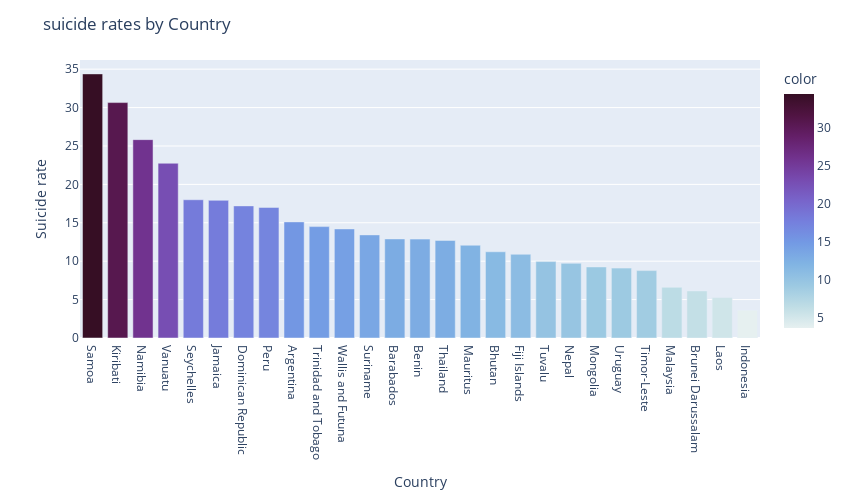

Notebook code cell kept with this figure:
### Code cell
#Graph 1
df_mean = df.groupby('Country')[['Attempted_suicide']].mean().sort_values('Attempted_suicide',ascending = False)
fig_bar = px.bar(x = df_mean.index, y = df_mean.Attempted_suicide, color = df_mean.Attempted_suicide, color_continuous_scale='dense')
fig_bar.update_layout(width = 850, height = 500, title_text="suicide rates by Country")
fig_bar.update_xaxes(title = 'Country')
fig_bar.update_yaxes(title = 'Suicide rate')
fig_bar.show()

### Figure 1 — Plotly figure (JSON) as saved in the notebook; plotly's stock layout.template omitted (floating-point values rounded to 4 significant figures)
{"data": [{"alignmentgroup": "True", "hovertemplate": "x=%{x}<br>y=%{y}<br>color=%{marker.color}<extra></extra>", "legendgroup": "", "marker": {"color": [34.38, 30.65, 25.82, 22.75, 18, 17.93, 17.2, 17, 15.12, 14.5, 14.2, 13.43, 12.9, 12.88, 12.7, 12.07, 11.22, 10.9, 9.95, 9.725, 9.25, 9.1, 8.775, 6.6, 6.125, 5.275, 3.6], "coloraxis": "coloraxis", "pattern": {"shape": ""}}, "name": "", "offsetgroup": "", "orientation": "v", "showlegend": false, "textposition": "auto", "type": "bar", "x": ["Samoa", "Kiribati", "Namibia", "Vanuatu ", "Seychelles", "Jamaica", "Dominican Republic ", "Peru", "Argentina", "Trinidad and Tobago ", "Wallis and Futuna ", "Suriname", "Barabados", "Benin", "Thailand", "Mauritus", "Bhutan", "Fiji Islands", "Tuvalu ", "Nepal", "Mongolia", "Uruguay ", "Timor-Leste ", "Malaysia", "Brunei Darussalam ", "Laos", "Indonesia"], "xaxis": "x", "y": [34.38, 30.65, 25.82, 22.75, 18, 17.93, 17.2, 17, 15.12, 14.5, 14.2, 13.43, 12.9, 12.88, 12.7, 12.07, 11.22, 10.9, 9.95, 9.725, 9.25, 9.1, 8.775, 6.6, 6.125, 5.275, 3.6], "yaxis": "y"}], "layout": {"barmode": "relative", "coloraxis": {"colorbar": {"title": {"text": "color"}}, "colorscale": [[0, "rgb(230, 240, 240)"], [0.09091, "rgb(191, 221, 229)"], [0.1818, "rgb(156, 201, 226)"], [0.2727, "rgb(129, 180, 227)"], [0.3636, "rgb(115, 154, 228)"], [0.4545, "rgb(117, 127, 221)"], [0.5455, "rgb(120, 100, 202)"], [0.6364, "rgb(119, 74, 175)"], [0.7273, "rgb(113, 50, 141)"], [0.8182, "rgb(100, 31, 104)"], [0.9091, "rgb(80, 20, 66)"], [1, "rgb(54, 14, 36)"]]}, "height": 500, "legend": {"tracegroupgap": 0}, "margin": {"t": 60}, "title": {"text": "suicide rates by Country"}, "width": 850, "xaxis": {"anchor": "y", "domain": [0, 1], "title": {"text": "Country"}}, "yaxis": {"anchor": "x", "domain": [0, 1], "title": {"text": "Suicide rate"}}}}
